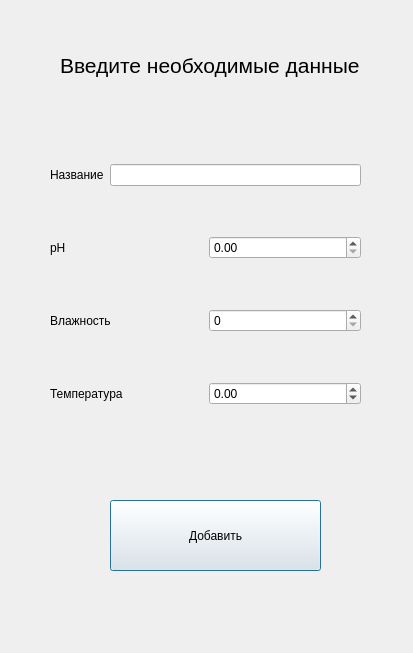
<?xml version="1.0" encoding="UTF-8"?>
<ui version="4.0">
 <class>Dialog</class>
 <widget class="QDialog" name="Dialog">
  <property name="geometry">
   <rect>
    <x>0</x>
    <y>0</y>
    <width>413</width>
    <height>653</height>
   </rect>
  </property>
  <property name="windowTitle">
   <string>Dialog</string>
  </property>
  <widget class="QLabel" name="label">
   <property name="geometry">
    <rect>
     <x>60</x>
     <y>40</y>
     <width>301</width>
     <height>51</height>
    </rect>
   </property>
   <property name="font">
    <font>
     <pointsize>16</pointsize>
    </font>
   </property>
   <property name="text">
    <string>Введите необходимые данные</string>
   </property>
  </widget>
  <widget class="QWidget" name="verticalLayoutWidget">
   <property name="geometry">
    <rect>
     <x>50</x>
     <y>120</y>
     <width>311</width>
     <height>331</height>
    </rect>
   </property>
   <layout class="QVBoxLayout" name="verticalLayout">
    <item>
     <layout class="QHBoxLayout" name="horizontalLayout_4">
      <item>
       <widget class="QLabel" name="label_2">
        <property name="text">
         <string>Название</string>
        </property>
       </widget>
      </item>
      <item>
       <widget class="QLineEdit" name="lineEdit"/>
      </item>
     </layout>
    </item>
    <item>
     <layout class="QHBoxLayout" name="horizontalLayout_3">
      <item>
       <widget class="QLabel" name="label_5">
        <property name="text">
         <string>pH</string>
        </property>
       </widget>
      </item>
      <item>
       <widget class="QDoubleSpinBox" name="doubleSpinBox_2"/>
      </item>
     </layout>
    </item>
    <item>
     <layout class="QHBoxLayout" name="horizontalLayout">
      <item>
       <widget class="QLabel" name="label_3">
        <property name="text">
         <string>Влажность</string>
        </property>
       </widget>
      </item>
      <item>
       <widget class="QSpinBox" name="spinBox">
        <property name="maximum">
         <number>1023</number>
        </property>
       </widget>
      </item>
     </layout>
    </item>
    <item>
     <layout class="QHBoxLayout" name="horizontalLayout_2">
      <item>
       <widget class="QLabel" name="label_4">
        <property name="text">
         <string>Температура</string>
        </property>
       </widget>
      </item>
      <item>
       <widget class="QDoubleSpinBox" name="doubleSpinBox">
        <property name="minimum">
         <double>-100.000000000000000</double>
        </property>
        <property name="maximum">
         <double>100.000000000000000</double>
        </property>
       </widget>
      </item>
     </layout>
    </item>
   </layout>
  </widget>
  <widget class="QPushButton" name="pushButton">
   <property name="geometry">
    <rect>
     <x>110</x>
     <y>500</y>
     <width>211</width>
     <height>71</height>
    </rect>
   </property>
   <property name="text">
    <string>Добавить</string>
   </property>
  </widget>
 </widget>
 <resources/>
 <connections/>
</ui>
